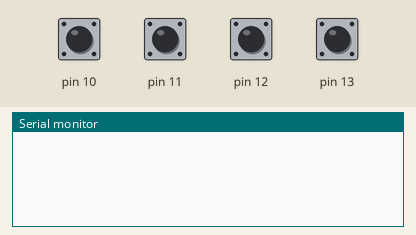
A sketch run on a simulated Arduino Uno, built with avr-gcc and run on an emulated ATmega328P. Shown: the last lines printed to the serial monitor. The test bench sets the inputs (shaded band); at power-on: pin 10–13 HIGH.

Above: at 1.2 s.
1.3 s: pin 10 pulled LOW for 0.15 s
At 2.6 s:
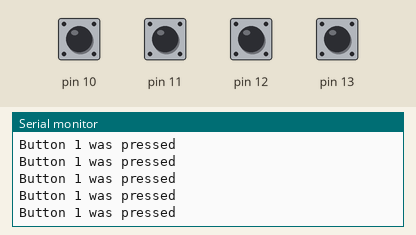
2.9 s: pin 11 pulled LOW for 0.15 s
At 3.9 s:
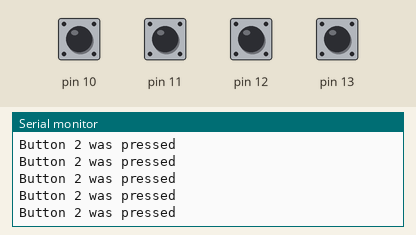
4.5 s: pin 12 pulled LOW for 0.15 s
At 5.1 s:
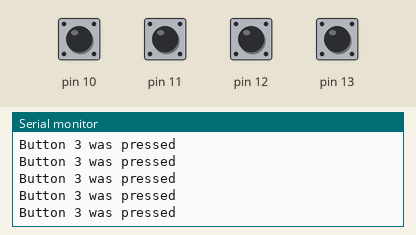
6.1 s: pin 13 pulled LOW for 0.15 s
At 7.4 s:
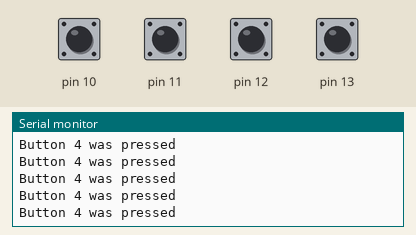
7.7 s: pin 10 driven LOW and pin 11 driven LOW
At 8.7 s:
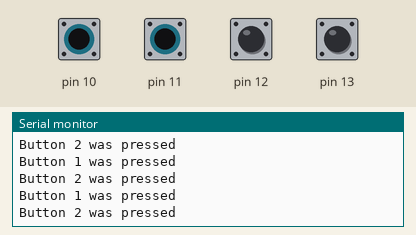
Timing chart, 0 to 10.7 s (numbered marks = the images above; inputs shaded):
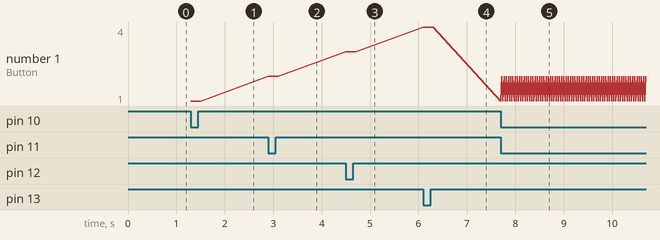

The sketch:

testButtons.ino
```cpp
/*This code can be used to test multiple buttons in case you suspect a fault.
 * NOTE: Make sure you edit the code to inculde the number of buttons you are testing.
 * Setup:
 *  Button Prong (doesn't matter which) -> and PIN Number
 *  Button Prong (doesn't matter which) -> GND
 *
 *  All buttons can be connected to the same GND pin but seperate Digital Pins ofc.
 */

bool button1 = false, button2 = false, button3 = false, button4 = false;

void setup() {
  // put your setup code here, to run once:
  Serial.begin(9600);

  //Configure pins as an input and enable the internal pull-up resistor,
  pinMode(10, INPUT_PULLUP);
  pinMode(11, INPUT_PULLUP);
  pinMode(12, INPUT_PULLUP);
  pinMode(13, INPUT_PULLUP);
}

void loop() {
  // put your main code here, to run repeatedly:
  if (digitalRead(10) == LOW) {
    Serial.println("Button 1 was pressed");

  }
 if (digitalRead(11) == LOW) {
    Serial.println("Button 2 was pressed");
  }

 if (digitalRead(12) == LOW) {
    Serial.println("Button 3 was pressed");
  }

 if (digitalRead(13) == LOW) {
    Serial.println("Button 4 was pressed");
  }
}
```

Measured:
- after the input at 1.3 s, the serial monitor: prints a new line at once (image 1)
- after the input at 2.9 s, the serial monitor: prints a new line at once (image 2)
- after the input at 4.5 s, the serial monitor: prints a new line at once (image 3)
- after the input at 6.1 s, the serial monitor: prints a new line at once (image 4)
- after the input at 7.7 s, the serial monitor: prints a new line at once (image 5)
- plotted number 1: 1 → 2 after the input at 2.9 s, 2 → 3 after the input at 4.5 s, 3 → 4 after the input at 6.1 s, 4 → 2 after the input at 7.7 s
